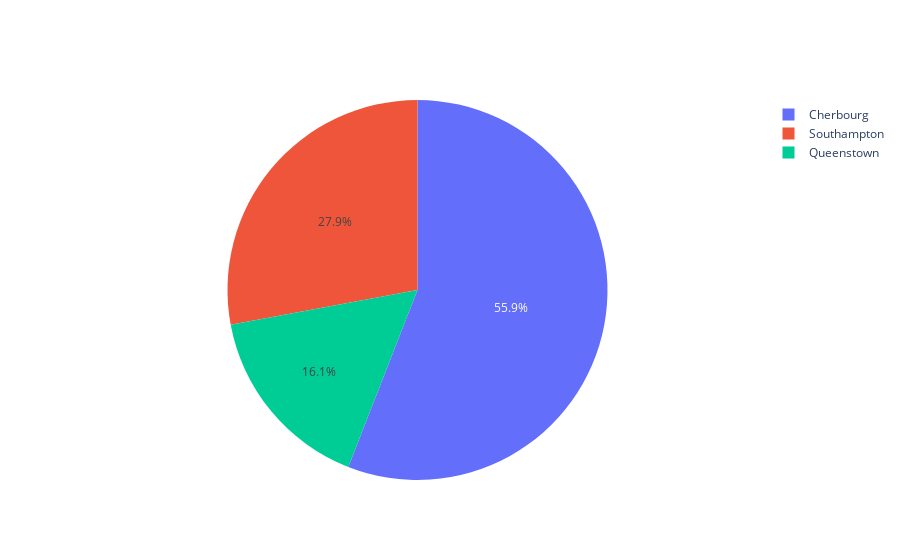

The notebook cell saved with this chart:
### Code cell
mydata1 = go.Bar(
        x=results.loc['man'].index,
        y=results.loc['man']['survived'],
        name='man',
        marker=dict(color='#007FFF')
    )

    piedata1 = [go.Pie(labels=results.loc['man'].index, 
               values=results.loc['man']['survived'])]
    df, values="sepal_width", names="species")
    
    mydata2 = go.Bar(
        x=results.loc['woman'].index,
        y=results.loc['woman']['survived'],
        name='woman',
        marker=dict(color='#EFBBCC')
    )
    mydata3 = go.Bar(
        x=results.loc['child'].index,
        y=results.loc['child']['survived'],
        name='child',
        marker=dict(color='#FFFF99')
    )
    mylayout = go.Layout(
        title='Grouped bar chart',
        xaxis = dict(title = 'Port of Embarkation'), # x-axis label
        yaxis = dict(title = 'Survived'), # y-axis label

    )
    #fig = go.Figure(data=[mydata1, mydata2, mydata3], layout=mylayout)
    fig = go.Figure(piedata1)
    fig

### Figure 1 — Plotly figure (JSON) as saved in the notebook; plotly's stock layout.template omitted (floating-point values rounded to 4 significant figures)
{"data": [{"labels": ["Cherbourg", "Queenstown", "Southampton"], "type": "pie", "values": [0.2889, 0.08333, 0.1443]}], "layout": {"autosize": true}}
